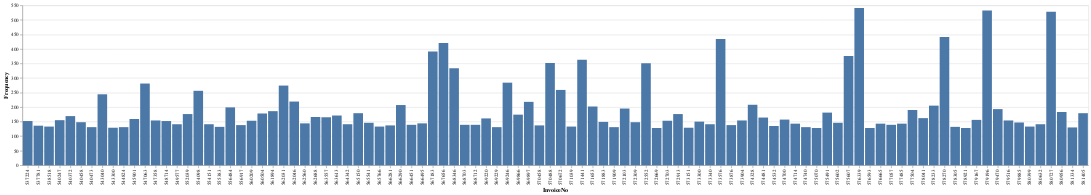

Source (notebook cell):
### Code cell
# Häufigkeit der Werte in InvoiceNo
df_invoice_counts = df['InvoiceNo'].value_counts().reset_index()
df_invoice_counts.columns = ['InvoiceNo', 'Frequency']
df_invoice_counts_sorted = df_invoice_counts.sort_values(by='Frequency', ascending=False)

df_invoice_counts_sorted_short = df_invoice_counts_sorted.head(100)

# Barplot erstellen
barchart = alt.Chart(df_invoice_counts_sorted_short).mark_bar().encode(
x='InvoiceNo',
y='Frequency'
)

barchart

### Figure 1 — Vega-Lite specification as saved in the notebook (floating-point values rounded to 4 significant figures)
{"config": {"view": {"continuousWidth": 400, "continuousHeight": 300}}, "data": {"name": "data-019a16db54b1570c0c04962a9fd9e828"}, "mark": "bar", "encoding": {"x": {"field": "InvoiceNo", "type": "nominal"}, "y": {"field": "Frequency", "type": "quantitative"}}, "$schema": "https://vega.github.io/schema/vega-lite/v4.17.0.json", "datasets": {"data-019a16db54b1570c0c04962a9fd9e828": [{"InvoiceNo": "576339", "Frequency": 541}, {"InvoiceNo": "579196", "Frequency": 532}, {"InvoiceNo": "580727", "Frequency": 528}, {"InvoiceNo": "578270", "Frequency": 441}, {"InvoiceNo": "573576", "Frequency": 434}, {"InvoiceNo": "567656", "Frequency": 420}, {"InvoiceNo": "567183", "Frequency": 391}, {"InvoiceNo": "575607", "Frequency": 376}, {"InvoiceNo": "571441", "Frequency": 363}, {"InvoiceNo": "570488", "Frequency": 352}, {"InvoiceNo": "572552", "Frequency": 351}, {"InvoiceNo": "568346", "Frequency": 334}, {"InvoiceNo": "569246", "Frequency": 284}, {"InvoiceNo": "547063", "Frequency": 281}, {"InvoiceNo": "562031", "Frequency": 274}, {"InvoiceNo": "570672", "Frequency": 259}, {"InvoiceNo": "554098", "Frequency": 256}, {"InvoiceNo": "543040", "Frequency": 244}, {"InvoiceNo": "562046", "Frequency": 219}, {"InvoiceNo": "569897", "Frequency": 218}, {"InvoiceNo": "574328", "Frequency": 208}, {"InvoiceNo": "566290", "Frequency": 207}, {"InvoiceNo": "578233", "Frequency": 205}, {"InvoiceNo": "571653", "Frequency": 202}, {"InvoiceNo": "556484", "Frequency": 199}, {"InvoiceNo": "572103", "Frequency": 195}, {"InvoiceNo": "579470", "Frequency": 193}, {"InvoiceNo": "577504", "Frequency": 190}, {"InvoiceNo": "561894", "Frequency": 186}, {"InvoiceNo": "580956", "Frequency": 183}, {"InvoiceNo": "575491", "Frequency": 181}, {"InvoiceNo": "565150", "Frequency": 179}, {"InvoiceNo": "581405", "Frequency": 179}, {"InvoiceNo": "560504", "Frequency": 178}, {"InvoiceNo": "572913", "Frequency": 176}, {"InvoiceNo": "552039", "Frequency": 176}, {"InvoiceNo": "569866", "Frequency": 174}, {"InvoiceNo": "563613", "Frequency": 171}, {"InvoiceNo": "540372", "Frequency": 169}, {"InvoiceNo": "562688", "Frequency": 166}, {"InvoiceNo": "563557", "Frequency": 165}, {"InvoiceNo": "574481", "Frequency": 164}, {"InvoiceNo": "578041", "Frequency": 162}, {"InvoiceNo": "569220", "Frequency": 161}, {"InvoiceNo": "545901", "Frequency": 159}, {"InvoiceNo": "574700", "Frequency": 157}, {"InvoiceNo": "579167", "Frequency": 156}, {"InvoiceNo": "540247", "Frequency": 155}, {"InvoiceNo": "579516", "Frequency": 154}, {"InvoiceNo": "547358", "Frequency": 154}, {"InvoiceNo": "573904", "Frequency": 154}, {"InvoiceNo": "560209", "Frequency": 153}, {"InvoiceNo": "572703", "Frequency": 153}, {"InvoiceNo": "548714", "Frequency": 152}, {"InvoiceNo": "537224", "Frequency": 152}, {"InvoiceNo": "573300", "Frequency": 150}, {"InvoiceNo": "571883", "Frequency": 149}, {"InvoiceNo": "540458", "Frequency": 148}, {"InvoiceNo": "572309", "Frequency": 148}, {"InvoiceNo": "579885", "Frequency": 147}, {"InvoiceNo": "565541", "Frequency": 146}, {"InvoiceNo": "575602", "Frequency": 146}, {"InvoiceNo": "562560", "Frequency": 144}, {"InvoiceNo": "566495", "Frequency": 144}, {"InvoiceNo": "574714", "Frequency": 143}, {"InvoiceNo": "577485", "Frequency": 143}, {"InvoiceNo": "576665", "Frequency": 143}, {"InvoiceNo": "549577", "Frequency": 141}, {"InvoiceNo": "554151", "Frequency": 141}, {"InvoiceNo": "580632", "Frequency": 141}, {"InvoiceNo": "573340", "Frequency": 141}, {"InvoiceNo": "564342", "Frequency": 141}, {"InvoiceNo": "577057", "Frequency": 139}, {"InvoiceNo": "568712", "Frequency": 139}, {"InvoiceNo": "568703", "Frequency": 139}, {"InvoiceNo": "566451", "Frequency": 139}, {"InvoiceNo": "573876", "Frequency": 138}, {"InvoiceNo": "556917", "Frequency": 138}, {"InvoiceNo": "566281", "Frequency": 137}, {"InvoiceNo": "570458", "Frequency": 137}, {"InvoiceNo": "537781", "Frequency": 136}, {"InvoiceNo": "574532", "Frequency": 135}, {"InvoiceNo": "571039", "Frequency": 133}, {"InvoiceNo": "565766", "Frequency": 133}, {"InvoiceNo": "580399", "Frequency": 133}, {"InvoiceNo": "538518", "Frequency": 133}, {"InvoiceNo": "555383", "Frequency": 132}, {"InvoiceNo": "578305", "Frequency": 132}, {"InvoiceNo": "569229", "Frequency": 131}, {"InvoiceNo": "540473", "Frequency": 131}, {"InvoiceNo": "571909", "Frequency": 131}, {"InvoiceNo": "574740", "Frequency": 131}, {"InvoiceNo": "544824", "Frequency": 131}, {"InvoiceNo": "581334", "Frequency": 130}, {"InvoiceNo": "543300", "Frequency": 129}, {"InvoiceNo": "573151", "Frequency": 129}, {"InvoiceNo": "576593", "Frequency": 128}, {"InvoiceNo": "575070", "Frequency": 128}, {"InvoiceNo": "578921", "Frequency": 128}, {"InvoiceNo": "572669", "Frequency": 128}]}}
